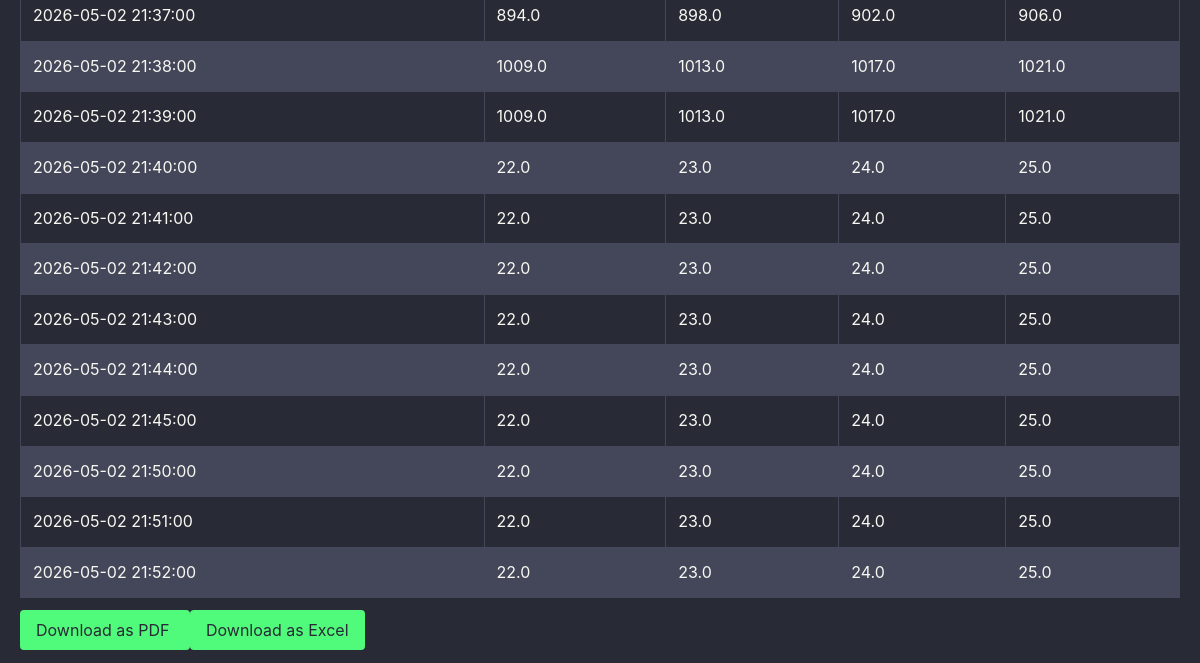
Before: /trends_month/ (lower part) with the older database file.
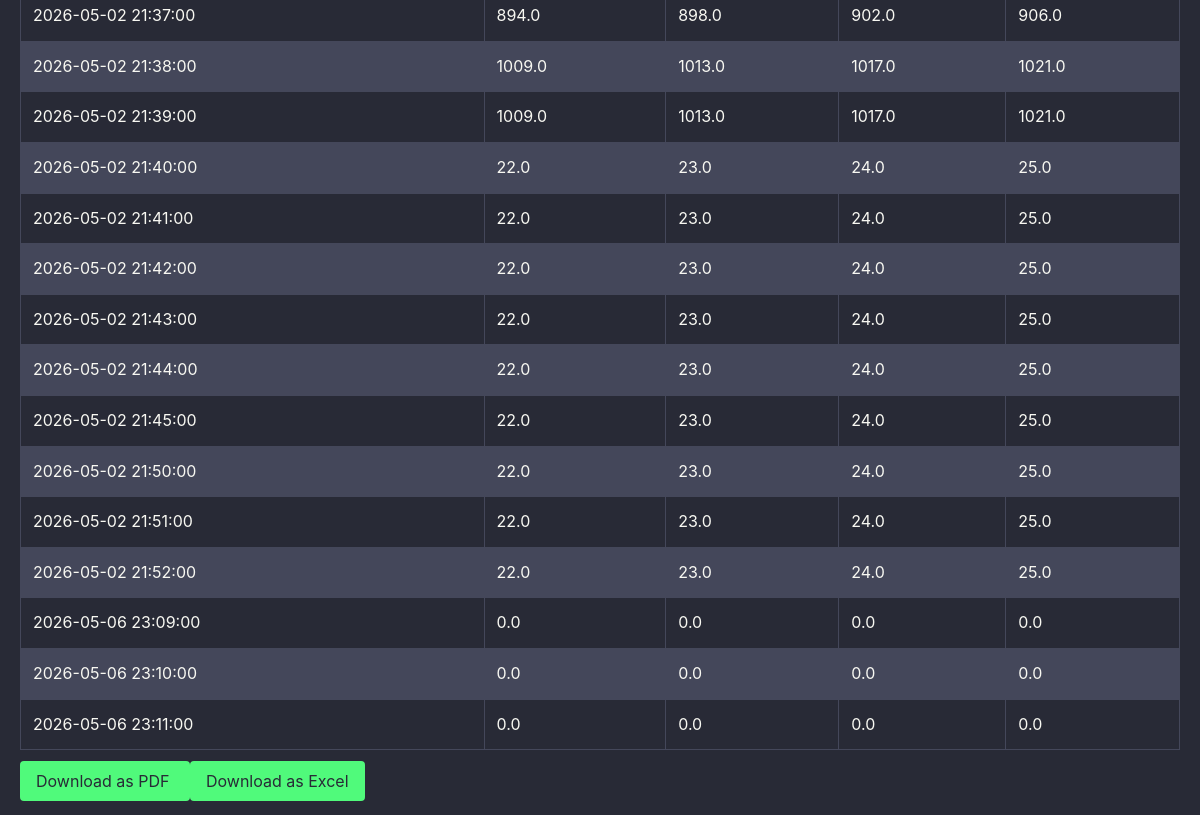
After: the same page with the newer database file.
### vars/models.py (models this page shows, shortened)
class Trends(models.Model):
    id_var = models.IntegerField(null=True, blank=True)
    value = models.FloatField()
    timestamp = models.DateTimeField()
    class Meta:
        indexes = [
            models.Index(fields=['timestamp']),
            models.Index(fields=['id_var']),
        ]

### vars/views.py (the view)
# urls.py: path('trends_month/', views.TrendsCurrentMonth.as_view(), name='trends_month'),
class TrendsCurrentMonth(ListView):
    model = Trends
    template_name = 'vars/trends_month.html'
    context_object_name = 'trends_month'
    def get_queryset(self):
        now = timezone.now()
        return Trends.objects.filter(
            timestamp__month=now.month, timestamp__year=now.year)
    def get_context_data(self, **kwargs):
        self.query_set = self.get_queryset()
        trends = convert_buffer(self.query_set)
        context = {
            'trends_month': trends,
            'has_data': len(trends) > 0  # флаг наличия данных
        }
        return context

### vars/convert.py (called while the page is built)
def get_bucket(dt):
    return dt.replace(second=0, microsecond=0)  # группировка по минутам

### vars/templates/vars/trends_month.html (shortened to what this page needs)
{% extends "base.html" %}
{% load static %}
{% block content %}
<link rel="stylesheet" href="{% static 'vars/css/dracula.css' %}">
    {% if has_data %}
        <table class="trends-table">
        <tbody>
            {% for trend in trends_month %}
            <tr>
            <td>{{ trend.0 }}</td>
            <td>{{ trend.1 }}</td>
            <td>{{ trend.2 }}</td>
            <td>{{ trend.3 }}</td>
            <td>{{ trend.4 }}</td>
            </tr>
            {% endfor %}
        </tbody>
        </table>
        <a
            class="btn btn-primary"
            href="{% url 'trends_pdf' %}?start_date={{ selected_date }}"
            target="_blank"
        >
            Download as PDF
        </a>
        <a
            class="btn btn-primary"
            href="{% url 'trends_excel' %}?start_date={{ selected_date }}"
            target="_blank"
        >
            Download as Excel
        </a>
    {% else %}
        <div class="no-data">
            <p>Нет данный за выбранный период</p>
        </div>
    {% endif %}
{% endblock %}

Changed rows visible on the page:
added Trends: value "0.0"
added Trends: value "0.0"
added Trends: value "0.0"
added Trends: value "0.0"
added Trends: value "0.0"
added Trends: value "0.0"
added Trends: value "0.0"
added Trends: value "0.0"
added Trends: value "0.0"
added Trends: value "0.0"
added Trends: value "0.0"
added Trends: value "0.0"
Other visible differences:
new list line: "2026-05-06 23:09:00"
new list line: "2026-05-06 23:10:00"
new list line: "2026-05-06 23:11:00"
